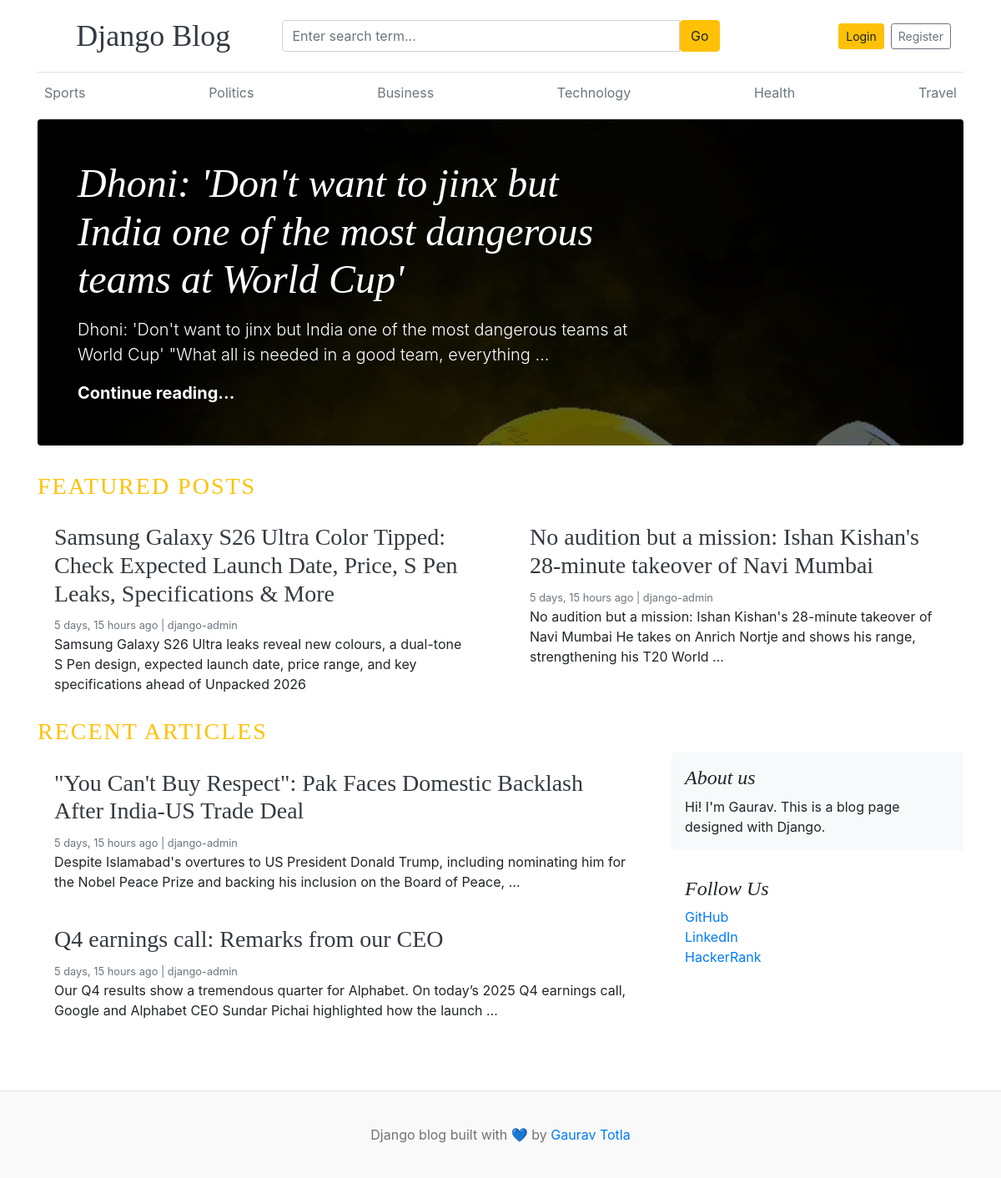
The page / on the database its author committed.
### blogs/models.py (models this page shows, shortened)
class Category(models.Model):
    category_name = models.CharField(max_length=50, unique=True)
    created_at = models.DateTimeField(auto_now_add=True)
    updated_at = models.DateTimeField(auto_now=True)
    class Meta:
        verbose_name_plural = 'categories'
    def __str__(self):
        return self.category_name

class Blog(models.Model):
    title = models.CharField(max_length=1000)
    slug = models.SlugField(max_length=150, unique=True, blank=True)
    category = models.ForeignKey(Category, on_delete=models.CASCADE)
    author = models.ForeignKey(User, on_delete=models.CASCADE)
    featured_image = models.ImageField(upload_to='uploads/%Y/%m/%d')
    short_description = models.TextField(max_length=500)
    blog_body = models.TextField(max_length=2000)
    status = models.CharField(max_length=20, choices=STATUS_CHOICES, default="Draft")
    is_featured = models.BooleanField(default=False)
    created_at = models.DateTimeField(auto_now_add=True)
    updated_at = models.DateTimeField(auto_now=True)

### social_media/models.py (models this page shows, shortened)
class About(models.Model):
    about_heading = models.CharField(max_length=25)
    about_description = models.CharField(max_length = 255)
    created_at = models.DateTimeField(auto_now_add=True)
    updated_at = models.DateTimeField(auto_now=True)
    class Meta:
        verbose_name_plural = 'About'

class  SocialLink(models.Model):
    platform = models.CharField(max_length=25)
    link = models.URLField(max_length=200)
    created_at = models.DateTimeField(auto_now_add=True)
    updated_at = models.DateTimeField(auto_now=True)
    class Meta:
        verbose_name_plural = 'Social Link'

### blog_main/views.py (the view)
# urls.py: 2. Add a URL to urlpatterns:  path('', views.home, name='home')
def home(request):
    featured_posts = Blog.objects.filter(is_featured=True, status='Published').order_by('updated_at')
    posts = Blog.objects.filter(is_featured=False, status='Published')
    try:
        about = About.objects.get()
    except:
        about = "Hi, I'm Gaurav!"
    context = {
        'featured_posts' : featured_posts,
        'posts' : posts,
        'about' : about,
    }
    return render(request, 'home.html', context)

### blogs/context_processors.py (called while the page is built)
def get_categories(request):
    categories = Category.objects.all()
    return dict(categories=categories)

def get_social_links(request):
    social_links = SocialLink.objects.all()
    return dict(social_links=social_links)

### templates/home.html (shortened to what this page needs)
{% extends "base.html" %}
{% block content %}
{% for post in featured_posts %}
    {% if forloop.first %}
    <div class="jumbotron p-3 p-md-5 text-white rounded bg-dark" style="background-image: url({{ post.featured_image.url }});background-blend-mode: overlay;background-size:cover;">
        <div class="col-md-8 px-0">
        <h1 class="display-4 font-italic">{{ post.title }}</h1>
        <p class="lead my-3">{{ post.short_description | truncatewords:25 }}</p>
        <p class="lead mb-0"><a href="{% url "blogs" post.slug %}" class="text-white font-weight-bold">Continue reading...</a></p>
        </div>
    </div>
    {% endif %}
{% endfor %}
  <h3 class="text-uppercase text-warning" style="letter-spacing: 2px;">Featured Posts</h3>
  <div class="row mb-2">
    {% for post in featured_posts  %}
        {% if not forloop.first %}
        <div class="col-md-6">
        <div class="card border-0" >
            <div class="card-body">
            <h3><a href="{% url "blogs" post.slug %}" class="text-dark">{{post.title}}</a></h3>
            <small class="mb-1 text-muted">{{post.created_at | timesince}} ago | {{post.author}}</small>
            <p class="card-text">{{post.short_description | truncatewords:25}}</p>
            </div>
        </div>
        </div>
        {% endif %}
    {% endfor %}
  </div>
<h3 class="text-uppercase text-warning" style="letter-spacing: 2px;">Recent Articles</h3>
  <main role="main" class="container p-0">
    <div class="row">
      <div class="col-md-8 blog-main">
        <div class="blog-post">
            {% for post in posts  %}
                <div class="card border-0" >
                    <div class="card-body">
                    <h3><a href="{% url "blogs" post.slug %}" class="text-dark">{{post.title}}</a></h3>
                    <small class="mb-1 text-muted">{{post.created_at | timesince}} ago | {{post.author}}</small>
                    <p class="card-text">{{post.short_description | truncatewords:25}}</p>
                    </div>
                </div>
            {% endfor %}
        </div>
      </div>
      <aside class="col-md-4 blog-sidebar">
        <div class="p-3 mb-3 bg-light rounded">
          <h4 class="font-italic">{{about.about_heading}}</h4>
          <p class="mb-0">{{about.about_description}}</p>
        </div>
        <div class="p-3">
          <h4 class="font-italic">Follow Us</h4>
          <ol class="list-unstyled">
            {% for i in social_links %}
            <li><a href="{{i.link}}">{{i.platform}}</a></li>
            {% endfor %}
          </ol>
        </div>
      </aside>
    </div>
  </main>
</div>
{% endblock %}

### templates/base.html (shortened to what this page needs)
{% load static %}
<!DOCTYPE html>
<html lang="en">
<head>
    <link href="https://getbootstrap.com/docs/4.0/dist/css/bootstrap.min.css" rel="stylesheet">
    <link href="{% static 'css/blog.css' %}" rel="stylesheet">
    <link rel="stylesheet" href="https://cdnjs.cloudflare.com/ajax/libs/font-awesome/4.7.0/css/font-awesome.min.css">
  </head>
<body>
    <div class="container">
      <header class="blog-header py-3 border-bottom">
        <div class="container">
          <div class="row align-items-center text-center text-md-start">
            <div class="col-12 col-md-3 mb-2 mb-md-0">
              <a class="blog-header-logo text-dark text-decoration-none fs-4" href="/">
                Django Blog
              </a>
            </div>
            <div class="col-12 col-md-6 mb-2 mb-md-0">
              <form action="{% url 'search' %}" method="GET">
                <div class="input-group">
                  <input
                    class="form-control"
                    type="text"
                    name="keyword"
                    value="{{ keyword }}"
                    placeholder="Enter search term..."
                  />
                  <button class="btn btn-warning" type="submit">Go</button>
                </div>
              </form>
            </div>
            <div class="col-12 col-md-3 d-flex justify-content-center justify-content-md-end gap-2">
              {% if not user.is_authenticated %}
                <a class="btn btn-sm btn-warning" href="{% url 'login' %}">Login</a>
                <a class="btn btn-sm btn-outline-secondary ml-2" href="{% url 'register' %}">Register</a>
              {% else %}
                <a class="btn btn-sm btn-warning" href="{% url 'dashboard' %}">Dashboard</a>
                <a class="btn btn-sm btn-outline-secondary ml-2" href="{% url 'logout' %}">Logout</a>
              {% endif %}
            </div>
          </div>
        </div>
      </header>
      <div class="nav-scroller py-1 mb-2">
        <nav class="nav d-flex justify-content-between">
          {% for cat in categories %}
          <a class="p-2 text-muted" href="{% url "posts_by_category" cat.id %}">{{ cat }}</a>
          {% endfor %}
        </nav>
      </div>
{% block content %}
{% endblock  %}
        <footer class="blog-footer">
    <p>Django blog built with &#128153; by <a href="#">Gaurav Totla</a></p>
    </footer>
</body>
</html>

### blog_main/static/css/blog.css (style rules this page uses)
.blog-header { border-bottom: 1px solid #e5e5e5; }
.blog-header-logo { font-family: "Playfair Display", Georgia, "Times New Roman", serif; font-size: 2.25rem; }
h1, h2, h3, h4, h5, h6 { font-family: "Playfair Display", Georgia, "Times New Roman", serif; }
.display-4 { font-size: 2.5rem; }
@media (min-width: 768px) { .display-4 { font-size: 3rem; } }
.blog-post { margin-bottom: 4rem; }
.blog-footer { padding: 2.5rem 0; color: #727272; text-align: center; background-color: #f9f9f9; border-top: .05rem solid #e5e5e5; }
.blog-footer p:last-child { margin-bottom: 0; }

### rows shown on the page
Category: category_name "Sports"
Category: category_name "Politics"
Category: category_name "Business"
Category: category_name "Technology"
Category: category_name "Health"
Category: category_name "Travel"
Blog: featured_image (picture), title "Dhoni: 'Don't want to jinx but India one of the most dangerous teams at World Cup'", short_description "Dhoni: 'Don't want to jinx but India one of the most dangerous teams at World Cup' \"What all is needed in a good team, everything …"
Blog: title "Samsung Galaxy S26 Ultra Color Tipped: Check Expected Launch Date, Price, S Pen Leaks, Specifications & More", created_at "5 days, 15 hours", author "django-admin", short_description "Samsung Galaxy S26 Ultra leaks reveal new colours, a dual-tone S Pen design, expected launch date, price range, and key specifications ahead of Unpacked 2026"
Blog: title "No audition but a mission: Ishan Kishan's 28-minute takeover of Navi Mumbai", created_at "5 days, 15 hours", author "django-admin", short_description "No audition but a mission: Ishan Kishan's 28-minute takeover of Navi Mumbai He takes on Anrich Nortje and shows his range, strengthening his T20 World …"
Blog: title "\"You Can't Buy Respect\": Pak Faces Domestic Backlash After India-US Trade Deal", created_at "5 days, 15 hours", author "django-admin", short_description "Despite Islamabad's overtures to US President Donald Trump, including nominating him for the Nobel Peace Prize and backing his inclusion on the Board of Peace, …"
Blog: title "Q4 earnings call: Remarks from our CEO", created_at "5 days, 15 hours", author "django-admin", short_description "Our Q4 results show a tremendous quarter for Alphabet. On today’s 2025 Q4 earnings call, Google and Alphabet CEO Sundar Pichai highlighted how the launch …"
About: about_heading "About us", about_description "Hi! I'm Gaurav. This is a blog page designed with Django."
SocialLink: platform "GitHub"
SocialLink: platform "LinkedIn"
SocialLink: platform "HackerRank"
